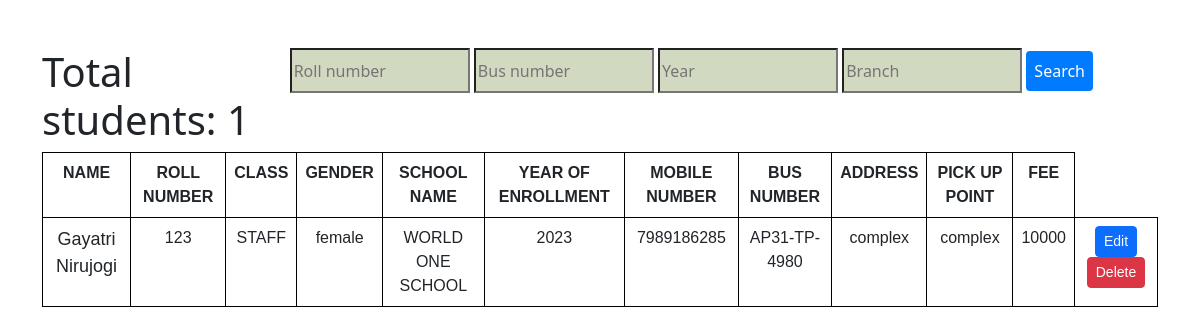
/school_staff.php, run on the app's committed database.
### tables this page shows
CREATE TABLE `school_register` (
  `name` varchar(200) NOT NULL,
  `user_category` varchar(50) NOT NULL,
  `roll_number` varchar(40) NOT NULL,
  `class` varchar(20) NOT NULL,
  `year_of_enrollment` varchar(50) NOT NULL,
  `gender` varchar(50) NOT NULL,
  `mobile_number` varchar(13) NOT NULL,
  `address` text NOT NULL,
  `bus_number` varchar(20) NOT NULL,
  `pick_up_point` varchar(100) NOT NULL,
  `fee` varchar(100) NOT NULL,
  `school_name` varchar(100) NOT NULL
);

### school_staff.php (the view, shortened to what this page needs)
<!DOCTYPE html>
<html lang="en">
<head>
    <link rel="stylesheet" href="https://cdn.jsdelivr.net/npm/bootstrap@5.3.0-alpha1/dist/css/bootstrap.min.css">
	</head>
<body>
	<div class="view1" >
<body>
  <div class="abc">
<input type="text" id="roll-number-input" class="my" placeholder="Roll number">
<input type="text" id="bus-number-input" class="my" placeholder="Bus number">
<input type="text" id="year-input" class="my" placeholder="Year">
<input type="text" id="branch-input" class="my" placeholder="Branch">
<button id="search-button" onclick="performSearch()">Search</button>
</div>
<div class="container my-5">
    <table class="table" style="width:100%;  text-align: center;">
    <thread>
    <tr>
    <th>NAME</th>
    <th >ROLL NUMBER</th>
    <th>CLASS</th>
    <th >GENDER</th>
    <th>SCHOOL NAME</th>
    <th>YEAR OF ENROLLMENT</th>
    <th>MOBILE NUMBER </th>
    <th>BUS NUMBER</th>
    <TH>ADDRESS</TH>
    <TH>PICK UP POINT</TH>
    <TH>FEE</TH>
  </tr>
</thread>
<tbody>
    <?php
     $servername = "localhost";
     $username = "root";
     $password = "";
     $database = "transport-project";
     $connection = new mysqli($servername, $username, $password, $database);
     $sql="SELECT COUNT(*) as total_students from school_register where user_category='staff'";
     $result=$connection->query($sql);
     if($result->num_rows>0){
      $row=$result->fetch_assoc();
      echo"<h1>Total students:  " .$row["total_students"]."</h1>";
      }
     $sql="SELECT * From school_register where user_category='staff'";
     $result= $connection->query($sql);
     while($row=$result->fetch_assoc())
     {
        echo "
        <tr>
    <td>$row[name]</td>
    <td>$row[roll_number]</td>
    <td>$row[class]</td>
    <td>$row[gender]</td>
    <td>$row[school_name]</td>
    <td>$row[year_of_enrollment]</td>
    <td>$row[mobile_number]</td>
    <td>$row[bus_number]</td>
    <td>$row[address]</td>
    <td>$row[pick_up_point]</td>
    <td>$row[fee]</td>
    <td><a class='btn btn-primary btn-sm' href='/Transport-project/school-edit-fee2.php?roll_number=$row[roll_number]'>Edit</a>
    <a class='btn btn-danger btn-sm' href='/Transport-project/delete-school.php?roll_number=$row[roll_number]'>Delete</a></td>
    </tr>
        ";
     }
     ?>
</div>
</body>
</html>

### school_staff.php (style rules this page uses)
#search-button { padding: 8px; border: none; border-radius: 4px; background-color: #007bff; color: white; cursor: pointer; }
.abc { float: right; padding-right: 107px; padding-bottom: 20px; }
.my { background-color: #D2D9C1; width: 180px; height: 45px; }
th, td { border:1px solid black; }
table td:first-child { font-size:18px; }
table { font-family:Arial,sans-serif; font-size:16px; }

### data on the page
school_register: name "Gayatri Nirujogi", roll_number "123", class "STAFF", gender "female", school_name "WORLD ONE SCHOOL", year_of_enrollment "2023", mobile_number "7989186285", bus_number "AP31-TP-4980", address "complex", pick_up_point "complex", fee "10000"

### other printed values
$row["total_students"] "1"
